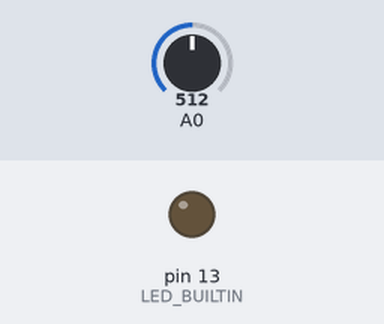
Recording of a sketch running on a simulated Arduino Uno, built with avr-gcc and run on an emulated ATmega328P. Parts: output pins drawn as LEDs (lit = HIGH). The inputs (shaded band) are chosen by the test bench; at power-on: A0 = 512.

Above: at 1.2 s.
1.3 s: A0 set to 89
2.8 s: A0 set to 77
At 3.9 s:
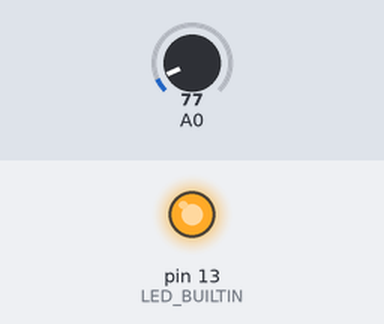
4.3 s: A0 set to 95
At 5.0 s:
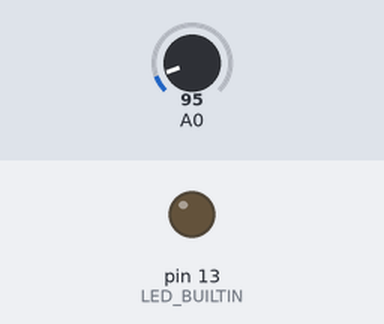
5.8 s: A0 set to 75
At 6.1 s:
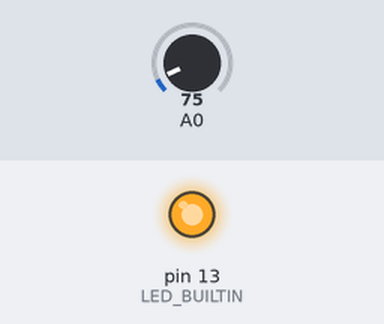
Timing chart, 0 to 8.3 s (numbered marks = the images above; inputs shaded):
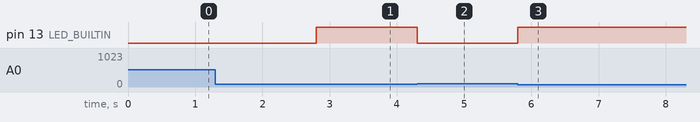

The sketch:

Arduino_Code.ino
```cpp
// C++ code
int brightness = 0;
void setup()
{
  pinMode(A0, INPUT);
  pinMode(LED_BUILTIN, OUTPUT);
}

void loop()
{
  brightness = analogRead(A0);
  // Brightness Condition(0 to 100)
  // Modify the photoresistor to see
  if(brightness < 85) {
   digitalWrite(LED_BUILTIN,HIGH);
  } else {
   digitalWrite(LED_BUILTIN,LOW);
  }
}
```

Measured:
- the behaviour switches between 85 and 84 on A0 (found by bisection; images 0 and 1)
- after the input at 1.3 s, every drawn part: stays the same
- after the input at 2.8 s, pin 13 (LED_BUILTIN): LOW → HIGH at once
- after the input at 4.3 s, pin 13 (LED_BUILTIN): HIGH → LOW at once
- after the input at 5.8 s, pin 13 (LED_BUILTIN): LOW → HIGH at once
